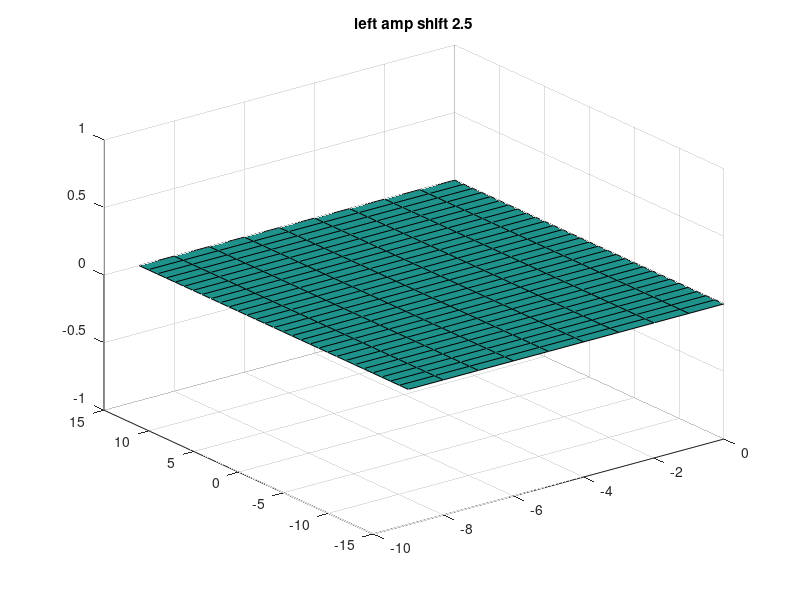
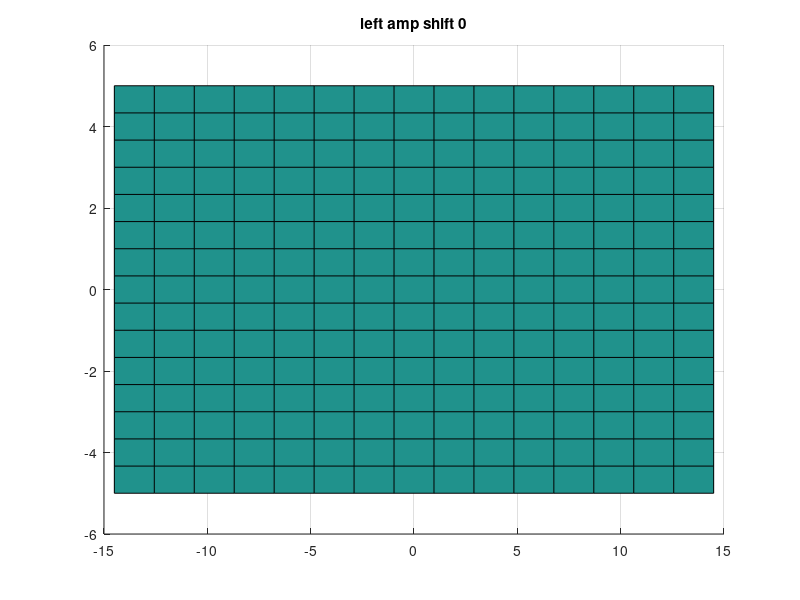
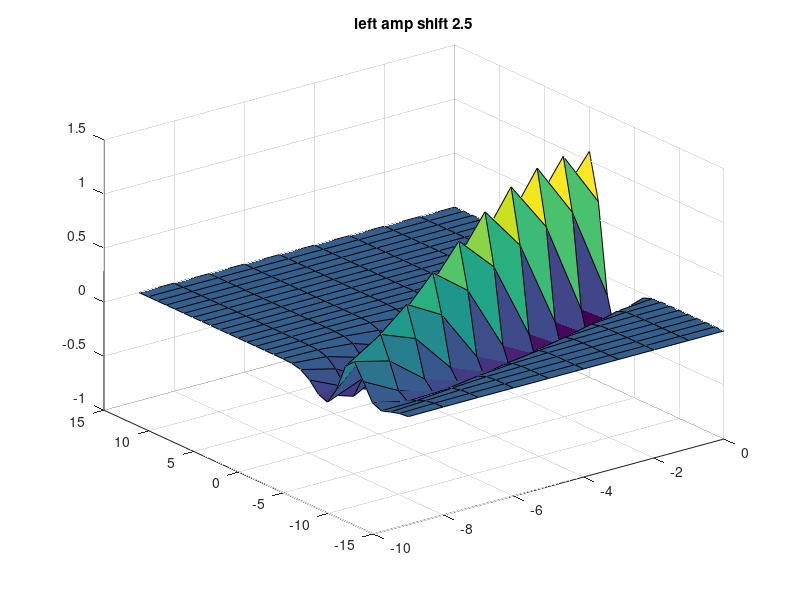
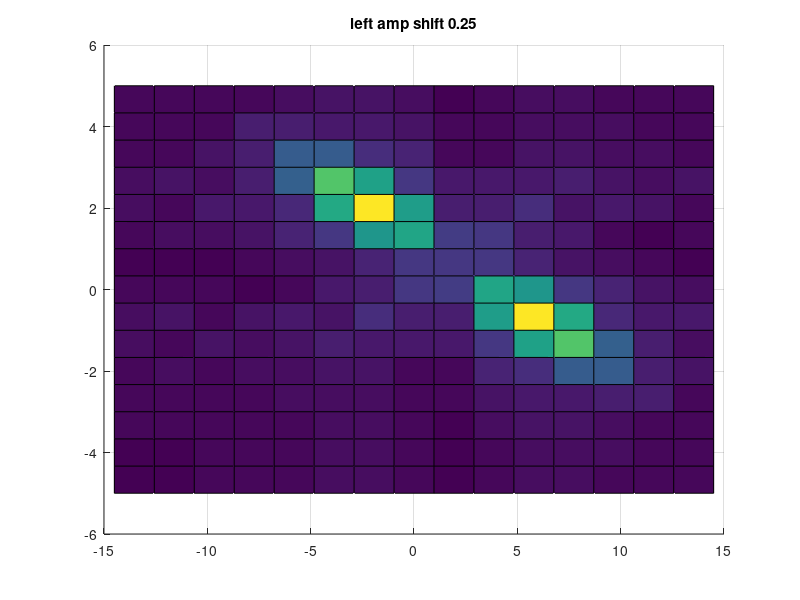

Here is the MATLAB script that generated these plots, in order:
close all
clear all
clc

theta = pi/4;
shiftT=2.5;

for(shift=[0:0.25:2])
%shift=1.25;
sigmax=1.25;
%shift=pi/sigmax;
%shift2=5;
sigmat=6;
%shiftT=sigmat/2;
%sigmax=1;
amp=60;
multiplier=0.5;

%for(t=[-20:0.5:20])
for(t=[-9:1:0])
    %for(x=[-20:0.5:20])
    for(x=[-15:1:15])
        tp = t * cos(theta) + x * sin(theta);
        xp = x * cos(theta) - t * sin(theta);
        fx=exp(-(xp^2)/(2*sigmax^2));
        fxp=multiplier*exp(-((xp+shift)^2)/(2*sigmax^2));
        fxm=multiplier*exp(-((xp-shift)^2)/(2*sigmax^2));
        
        %fxp=0; fxm=0;
        %fx=0;
        ft=amp*exp(-((tp+shiftT)^2)/(2*sigmat^2));
        fxt(int32((x+15)*1+1),int32((t+9)*1+1)) = ft * fx - ft * fxp - ft * fxm;
    end
end

t=[-9:1:0];
x=[-15:1:15];


figure; surf(t, x,fxt)
title(['left amp shift ', num2str(shiftT)]);
NFFT=2^nextpow2(length(t));
ftt=linspace(-14.5,14.5,NFFT);
fx=linspace(-5,5,NFFT);
%FFTFXT = fft2(fxt,NFFT, NFFT)/length(t);
FFTFXT = fft2(fxt,NFFT,NFFT)/length(t);
figure; %plot(fx, abs(fftshift(FFTFXT(:,21))));  %
surf(ftt,fx, abs(fftshift(FFTFXT)))
%title(['shift = ', num2str(shift), ' sigmax = ', num2str(sigmax), ' sigmat = ', num2str(sigmat)]);
title(['left amp shift ', num2str(shift)]);
view(0,90);
% 
% FFTFXT = fft2(fxt,NFFT,NFFT)/length(t);
% figure; %plot(fx, abs(fftshift(FFTFXT(:,21))));  %
% surf(ftt,fx, angle(fftshift(FFTFXT)))
% %title(['shift = ', num2str(shift), ' sigmax = ', num2str(sigmax), ' sigmat = ', num2str(sigmat)]);
% title('left angle');

end

%for(amp=[32.5:0.1:33])
amp=33;
for(t=[-9:1:0])
    %for(x=[-20:0.5:20])
    for(x=[-15:1:15])
        tp = t * cos(theta) + x * sin(theta);
        xp = x * cos(theta) - t * sin(theta);
        fxpb=exp(-((xp+shift)^2)/(2*sigmax^2));
        fxpl=multiplier*exp(-((xp-2*shift)^2)/(2*sigmax^2));
        fxmb=exp(-((xp-shift)^2)/(2*sigmax^2));
        fxml=multiplier*exp(-((xp+2*shift)^2)/(2*sigmax^2));
        
        %fxp=0; fxm=0;
        %fx=0;
        ft=amp*exp(-((tp+shiftT)^2)/(2*sigmat^2));
        fxtr(int32((x+15)*1+1),int32((t+9)*1+1)) = ft * fxpb - ft * fxmb + ft * fxpl - ft * fxml;
    end
end
t=[-9:1:0];
x=[-15:1:15];
figure; surf(t, x,fxtr)
title(['surf amp = ', num2str(amp)]);
figure; %plot(fx, abs(fftshift(FFTFXT(:,21))));  %
FFTFXTr = fft2(fxtr,NFFT,NFFT)/length(t);
surf(ftt,fx, abs(fftshift(FFTFXTr)))
%title(['shift = ', num2str(shift), ' sigmax = ', num2str(sigmax), ' sigmat = ', num2str(sigmat)]);
title(['right abs amp = ', num2str(amp)]);

%figure; %plot(fx, abs(fftshift(FFTFXT(:,21))));  %
%FFTFXTr = fft2(fxtr,NFFT,NFFT)/length(t);
%surf(ftt,fx, angle(fftshift(FFTFXTr)))
%title(['shift = ', num2str(shift), ' sigmax = ', num2str(sigmax), ' sigmat = ', num2str(sigmat)]);
%title(['right angle amp = ', num2str(amp)]);

%end
%figure(1); plot(t, ft);
%figure(2); plot(x, fx);

%fxt = ft' * fx;


figure;
surf(ftt,fx, real(fftshift(FFTFXT)))
%title(['shift = ', num2str(shift), ' sigmax = ', num2str(sigmax), ' sigmat = ', num2str(sigmat)]);
title('left real');
figure;
surf(ftt,fx, imag(fftshift(FFTFXT)))
%title(['shift = ', num2str(shift), ' sigmax = ', num2str(sigmax), ' sigmat = ', num2str(sigmat)]);
title('left imag');
figure; %plot(fx, abs(fftshift(FFTFXT(:,21))));  %
surf(ftt,fx, real(fftshift(FFTFXTr)))
%title(['shift = ', num2str(shift), ' sigmax = ', num2str(sigmax), ' sigmat = ', num2str(sigmat)]);
title('right real');
figure; %plot(fx, abs(fftshift(FFTFXT(:,21))));  %
surf(ftt,fx, imag(fftshift(FFTFXTr)))
%title(['shift = ', num2str(shift), ' sigmax = ', num2str(sigmax), ' sigmat = ', num2str(sigmat)]);
title('right imag');
view(45,90);

% i=find(abs(FFTFXT([1:20],20))==max(abs(FFTFXT([1:20],20))))
% if((isempty(i)~=1)&&(length(i)==1))peakloc(shift+1)=i;
% else peakloc(shift+1)=0;
% end
%end